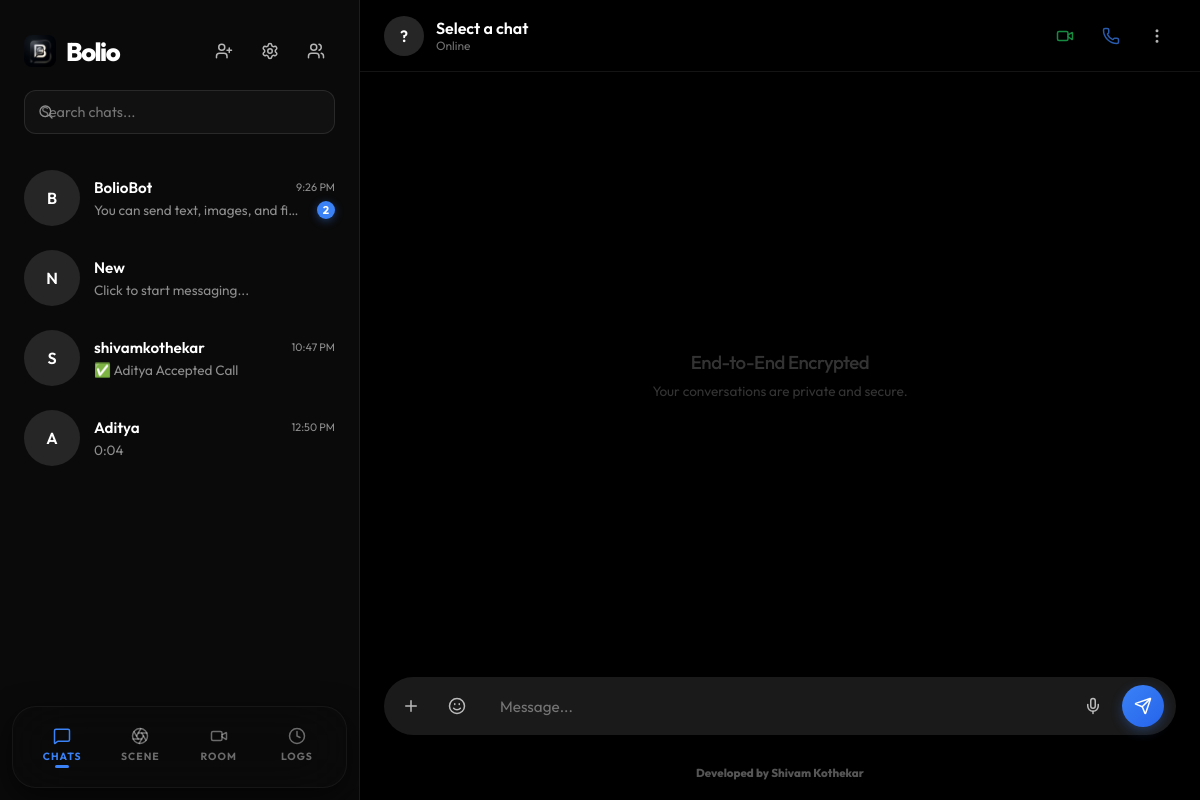
Screenshot of / (signed in) with the database file from the repository.
### accounts/models.py (models this page shows, shortened)
class User(AbstractUser):
    bio = models.TextField(max_length=500, blank=True)
    profile_photo = models.ImageField(upload_to='profile_photos/', blank=True, null=True)
    status_message = models.CharField(max_length=255, blank=True)
    birthday = models.DateField(null=True, blank=True)
    is_online = models.BooleanField(default=False)
    last_seen = models.DateTimeField(null=True, blank=True)
    phone_number = models.CharField(max_length=20, blank=True)
    chat_background = models.CharField(max_length=50, default='default')
    privacy_last_seen = models.CharField(max_length=20, default='everyone') # everyone, contacts, nobody
    privacy_profile_photo = models.CharField(max_length=20, default='everyone')
    is_private = models.BooleanField(default=False)
    two_factor_enabled = models.BooleanField(default=False)
    has_seen_tour = models.BooleanField(default=False)

### chat/models.py (models this page shows, shortened)
class Chat(models.Model):
    id = models.UUIDField(primary_key=True, default=uuid.uuid4, editable=False)
    name = models.CharField(max_length=255, blank=True, null=True) # For groups
    is_group = models.BooleanField(default=False)
    is_broadcast = models.BooleanField(default=False)
    description = models.TextField(blank=True, null=True)
    icon = models.ImageField(upload_to='chat_icons/', blank=True, null=True)
    created_at = models.DateTimeField(auto_now_add=True)
    members = models.ManyToManyField(settings.AUTH_USER_MODEL, related_name='chats')
    created_by = models.ForeignKey(settings.AUTH_USER_MODEL, on_delete=models.SET_NULL, null=True, related_name='created_chats')
    CHAT_STATUS = (
        ('active', 'Active'),
        ('pending', 'Pending'),
        ('declined', 'Declined'),
    )
    status = models.CharField(max_length=10, choices=CHAT_STATUS, default='active')
    requested_by = models.ForeignKey(settings.AUTH_USER_MODEL, on_delete=models.SET_NULL, null=True, blank=True, related_name='requested_chats')

class Message(models.Model):
    MESSAGE_TYPES = (
        ('text', 'Text'),
        ('image', 'Image'),
        ('video', 'Video'),
        ('file', 'File'),
        ('audio', 'Audio'),
        ('poll', 'Poll'),
        ('capsule', 'Time Capsule'),
        ('location', 'Location'),
    )
    chat = models.ForeignKey(Chat, on_delete=models.CASCADE, related_name='messages')
    sender = models.ForeignKey(settings.AUTH_USER_MODEL, on_delete=models.CASCADE, related_name='sent_messages')
    content = models.TextField(blank=True)
    file = models.FileField(upload_to='chat_files/', blank=True, null=True)
    message_type = models.CharField(max_length=10, choices=MESSAGE_TYPES, default='text')
    timestamp = models.DateTimeField(auto_now_add=True)
    is_read = models.BooleanField(default=False)
    is_edited = models.BooleanField(default=False)
    is_deleted = models.BooleanField(default=False)
    unlock_at = models.DateTimeField(null=True, blank=True)
    reply_to = models.ForeignKey('self', on_delete=models.SET_NULL, null=True, blank=True, related_name='replies')
    is_pinned = models.BooleanField(default=False)
    is_view_once = models.BooleanField(default=False)
    is_viewed = models.BooleanField(default=False)
    is_protected = models.BooleanField(default=False)
    related_id = models.CharField(max_length=100, null=True, blank=True)
    class Meta:
        ordering = ['timestamp']

### chat/views.py (the view, shortened to what this page needs)
# urls.py: path('', views.home, name='home'),
@login_required
def home(request):
    user = request.user
    chats = user.chats.all()
    for chat in chats:
        chat.unread_count = chat.messages.filter(is_read=False).exclude(sender=user).count()
        chat.latest_msg = chat.messages.order_by('-timestamp').first()
    from accounts.models import User
    all_users = User.objects.exclude(id=user.id).exclude(username='BolioBot')
    return render(request, 'chat/home.html', {
        'chats': chats,
        'all_users': all_users
    })

### templates/chat/home.html (shortened to what this page needs)
{% extends 'base.html' %}
{% load static %}
{% block extra_head %}
<link rel="stylesheet" href="https://unpkg.com/leaflet@1.9.4/dist/leaflet.css" />
{% endblock %}
{% block content %}
<div class="app-container">
    <div class="sidebar" id="sidebar">
        <div class="sidebar-header">
            <div style="display: flex; align-items: center; gap: 10px;">
                <img src="{% static 'img/logo.png' %}" style="width: 32px; height: 32px; border-radius: 8px;" alt="Logo">
                <h2 class="logo-text" style="margin: 0;">Bolio</h2>
            </div>
            <div class="header-actions">
                <button class="btn-icon-top" onclick="showModal('add-user-modal')" title="Add User"><i
                        data-lucide="user-plus"></i></button>
                <a href="{% url 'settings' %}" class="btn-icon-top" title="Settings"><i data-lucide="settings"></i></a>
                <button class="btn-icon-top" onclick="showModal('group-modal')" title="New Group"><i
                        data-lucide="users"></i></button>
            </div>
        </div>
        <div class="sidebar-main-content" style="flex: 1; display: flex; flex-direction: column; overflow: hidden;">
            <div id="panel-chats" class="sidebar-panel active">
                <div class="search-area">
                    <div class="search-box">
                        <span class="search-icon"><i data-lucide="search" style="width:16px;"></i></span>
                        <input type="text" class="search-input" placeholder="Search chats..."
                            oninput="filterChatList(this.value)">
                    </div>
                </div>
                <div class="chat-list">
                    {% for chat in chats %}
                    <div class="chat-item" data-id="{{ chat.id }}"
                        {% if not chat.is_group %}
                            {% for m in chat.members.all %}
                                {% if m.id != user.id %}
                                    data-name="{{ m.username }}"
                                    data-user-id="{{ m.id }}"
                                {% endif %}
                            {% endfor %}
                        {% else %}
                            data-name="{{ chat.name }}"
                        {% endif %}
                        data-is-group="{{ chat.is_group|yesno:'true,false' }}"
                        data-status="{{ chat.status }}"
                        data-requested-by="{{ chat.requested_by.id }}"
                        onclick="openChat(this.dataset.id, this.dataset.name, this.dataset.userId)">
                        <div class="chat-avatar">
                            {% if chat.is_group %}
                            {{ chat.name|first|upper }}
                            {% else %}
                            {% for m in chat.members.all %}
                            {% if m.id != user.id %}{{ m.username|first|upper }}{% endif %}
                            {% endfor %}
                            {% endif %}
                        </div>
                        <div class="chat-info">
                            <div class="chat-name-row">
                                <span class="chat-name">
                                    {% if chat.is_group %}
                                    {{ chat.name }}
                                    {% else %}
                                    {% for m in chat.members.all %}
                                    {% if m.id != user.id %}{{ m.username }}{% endif %}
                                    {% endfor %}
                                    {% endif %}
                                </span>
                                <span class="chat-time">{{ chat.latest_msg.timestamp|date:"g:i A" }}</span>
                            </div>
                            <div class="chat-msg-row">
                                <div class="chat-last-msg">
                                    {% if chat.status == 'pending' %}
                                    {% if chat.requested_by == user %}
                                    Waiting for acceptance...
                                    {% else %}
                                    New connection request
                                    {% endif %}
                                    {% else %}
                                    {{ chat.latest_msg.content|default:"Click to start messaging..." }}
                                    {% endif %}
                                </div>
                                {% if chat.unread_count > 0 %}
                                <span class="unread-badge" id="badge-{{ chat.id }}">{{ chat.unread_count }}</span>
                                {% endif %}
                            </div>
                        </div>
                    </div>
                    {% empty %}
                    <div style="padding: 40px; text-align: center; color: var(--text-muted); font-size: 0.9rem;">
                        No conversations yet.
                    </div>
                    {% endfor %}
                </div>
            </div>
        </div>
        <div class="sidebar-bottom-nav">
            <div class="nav-item active" onclick="switchSidebarTab('chats')" id="tab-chats">
                <i data-lucide="message-square"></i>
                <span class="nav-label">Chats</span>
            </div>
            <div class="nav-item" onclick="switchSidebarTab('scene')" id="tab-scene">
                <i data-lucide="aperture"></i>
                <span class="nav-label">Scene</span>
            </div>
            <div class="nav-item" onclick="switchSidebarTab('room')" id="tab-room">
                <i data-lucide="video"></i>
                <span class="nav-label">Room</span>
            </div>
            <div class="nav-item" onclick="switchSidebarTab('logs')" id="tab-logs">
                <i data-lucide="clock"></i>
                <span class="nav-label">Logs</span>
            </div>
        </div>
    </div>
    <div class="main-chat" id="main-chat">
        <div id="default-chat-view" style="display: flex; flex-direction: column; flex: 1; overflow: hidden;">
            <div class="chat-header">
                <div class="chat-avatar" id="header-avatar"
                    style="width: 40px; height: 40px; margin-right: 12px; cursor: pointer;"
                    onclick="showCurrentChatUserInfo()">?</div>
                <div style="flex: 1; min-width: 0;">
                    <div class="chat-name" id="header-name" style="font-size: 1rem;">Select a chat</div>
                    <div id="header-status-container" style="display:flex; align-items:center;">
                        <div id="header-status"
                            style="font-size: 0.75rem; color: var(--text-muted); opacity: 0.8; transition: all 0.3s ease;">
                            Online</div>
                    </div>
                </div>
                <div class="header-actions">
                    <button class="btn-icon-top" onclick="startCall('video')" style="color:var(--success);"><i
                            data-lucide="video"></i></button>
                    <button class="btn-icon-top" onclick="startCall('audio')" style="color:var(--primary);"><i
                            data-lucide="phone"></i></button>
                    <div class="header-dropdown">
                        <button class="btn-icon-top" id="more-btn" onclick="toggleHeaderMenu()"><i
                                data-lucide="more-vertical"></i></button>
                    </div>
                </div>
            </div>
            <div style="display: flex; flex: 1; overflow: hidden; position: relative;">
                <div style="display: flex; flex-direction: column; flex: 1; position: relative;">
                    <div class="msg-area theme-{{ user.chat_background|default:'default' }}" id="message-container">
                        <div style="margin: auto; text-align: center; opacity: 0.2;">
                            <h3 style="font-weight: 500; letter-spacing: -0.5px;">End-to-End Encrypted</h3>
                            <p style="font-size: 0.85rem; margin-top: 8px;">Your conversations are private and secure.
                            </p>
                        </div>
                    </div>
                </div>
            </div>
            <div class="input-pan" style="position: relative;">
                <button class="btn-icon-top" onclick="toggleFeatureMenu()"><i data-lucide="plus"></i></button>
                <button class="btn-icon-top" onclick="toggleEmojiPicker()"><i data-lucide="smile"></i></button>
                <div style="flex: 1; display:flex; flex-direction:column;">
                    <input type="text" class="msg-input" id="msg-input" placeholder="Message..."
                        oninput="sendTypingStatus(true)">
                </div>
                <button id="record-btn" class="btn-icon-top"
                    style="transition:0.3s cubic-bezier(0.175, 0.885, 0.32, 1.275); margin-right: 2px;"><i
                        data-lucide="mic"></i></button>
                <button class="btn-send-main" id="send-btn"><i data-lucide="send"
                        style="width: 18px; height: 18px;"></i></button>
            </div>
            <div
                style="display: block; width: 100%; text-align: center; font-size: 0.72rem; font-weight: 800; color: var(--text-muted); opacity: 0.6; padding: 4px 0 20px 0; margin-top: 2px;">
                Developed by <a href="https://www.linkedin.com/in/shivam-kothekar/" target="_blank" style="color: inherit; text-decoration: none;">Shivam Kothekar</a></div>
        </div>
    </div>
</div>
</div>
{% endblock %}

### static/css/style.css (style rules this page uses)
:root { --primary: #3b82f6; --primary-gradient: linear-gradient(135deg, #3b82f6 0%, #2563eb 100%); --bg-black: #000000; --bg-card: #121212; --text-main: #ffffff; --text-muted: #8e8e8e; --glass-bg: rgba(255, 255, 255, 0.03); --glass-border: rgba(255, 255, 255, 0.08); }
* { margin: 0; padding: 0; box-sizing: border-box; font-family: 'Outfit', sans-serif; -webkit-font-smoothing: antialiased; }
body { background: var(--bg-black); color: var(--text-main); }
.auth-logo, .logo-text { font-size: 2.5rem; font-weight: 800; margin-bottom: 24px; letter-spacing: -1.5px; color: white; }

### rows the page displays
Chat: latest_msg.timestamp "9:26 PM", latest_msg.content "You can send text, images, and fi…", unread_count "2"
User: username|first "B", username "BolioBot"
Chat: name|first "N", name "New", latest_msg.content "Click to start messaging..."
Chat: latest_msg.timestamp "10:47 PM", latest_msg.content "✅ Aditya Accepted Call"
User: username|first "S", username "shivamkothekar"
Chat: name|first "A", name "Aditya", latest_msg.timestamp "12:50 PM", latest_msg.content "0:04"
